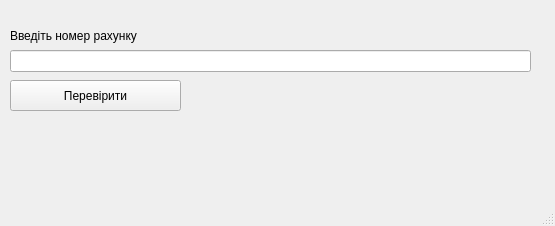
<?xml version="1.0" encoding="UTF-8"?>
<ui version="4.0">
 <class>MainWindow</class>
 <widget class="QMainWindow" name="MainWindow">
  <property name="geometry">
   <rect>
    <x>0</x>
    <y>0</y>
    <width>555</width>
    <height>226</height>
   </rect>
  </property>
  <property name="windowTitle">
   <string>MainWindow</string>
  </property>
  <widget class="QWidget" name="centralwidget">
   <widget class="QLabel" name="label">
    <property name="geometry">
     <rect>
      <x>10</x>
      <y>20</y>
      <width>261</width>
      <height>31</height>
     </rect>
    </property>
    <property name="text">
     <string>Введіть номер рахунку</string>
    </property>
   </widget>
   <widget class="QLineEdit" name="lineEdit">
    <property name="geometry">
     <rect>
      <x>10</x>
      <y>50</y>
      <width>521</width>
      <height>22</height>
     </rect>
    </property>
    <property name="minimumSize">
     <size>
      <width>60</width>
      <height>0</height>
     </size>
    </property>
   </widget>
   <widget class="QPushButton" name="pushButton">
    <property name="geometry">
     <rect>
      <x>10</x>
      <y>80</y>
      <width>171</width>
      <height>31</height>
     </rect>
    </property>
    <property name="text">
     <string>Перевірити</string>
    </property>
   </widget>
   <widget class="QLabel" name="label_2">
    <property name="geometry">
     <rect>
      <x>10</x>
      <y>120</y>
      <width>521</width>
      <height>21</height>
     </rect>
    </property>
    <property name="text">
     <string/>
    </property>
   </widget>
  </widget>
  <widget class="QMenuBar" name="menubar">
   <property name="geometry">
    <rect>
     <x>0</x>
     <y>0</y>
     <width>555</width>
     <height>22</height>
    </rect>
   </property>
  </widget>
  <widget class="QStatusBar" name="statusbar"/>
 </widget>
 <resources/>
 <connections/>
</ui>
